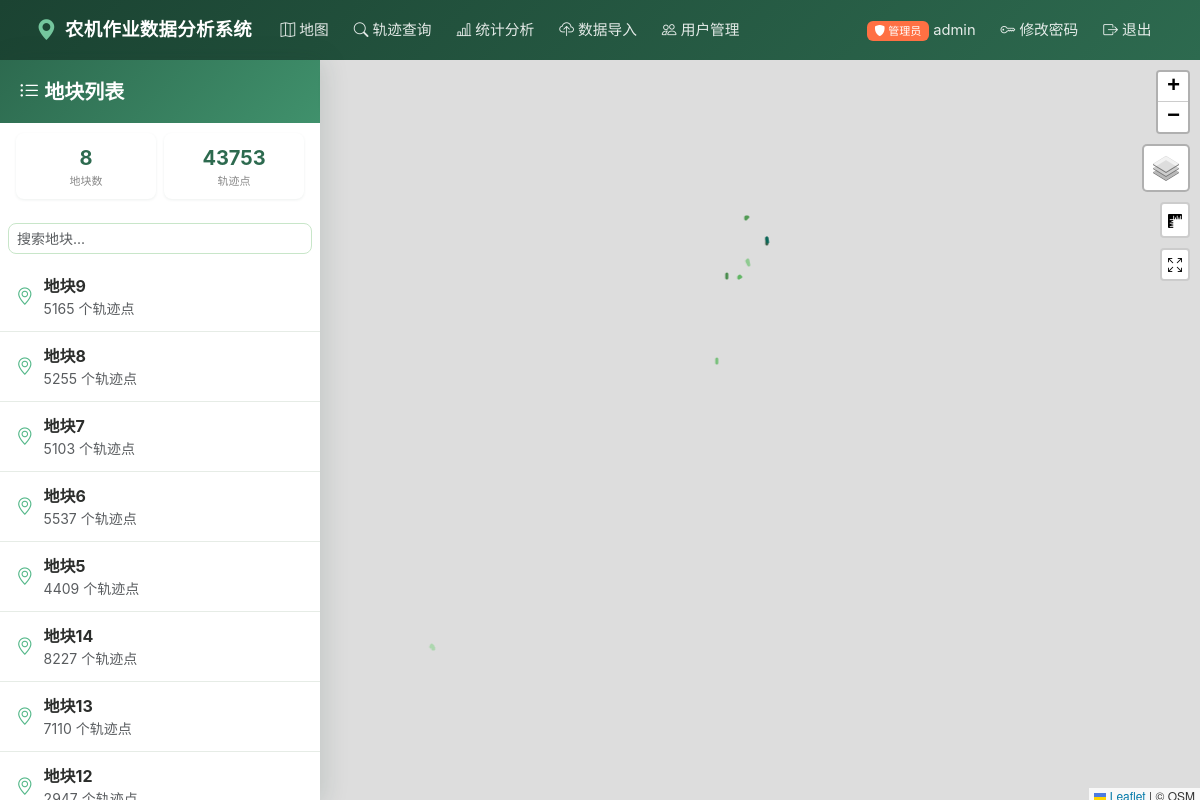
Page / (signed in) on the committed database.
### tracks/models.py (models this page shows, shortened)
class Track(models.Model):
    name = models.CharField('地块名称', max_length=100)
    created_at = models.DateTimeField('导入时间', auto_now_add=True)
    class Meta:
        verbose_name = '地块'
        verbose_name_plural = '地块'
        ordering = ['-created_at']

### tracks/views.py (the view)
# urls.py: path('', track_views.home, name='home'),
@login_required
def home(request):
    tracks = Track.objects.all()
    total_points = TrackPoint.objects.count()
    return render(request, 'tracks/home.html', {'tracks': tracks, 'total_points': total_points})

### templates/tracks/home.html (shortened to what this page needs)
{% extends 'base.html' %}
{% load static %}
{% block extra_css %}
<link rel="stylesheet" href="https://cdn.jsdelivr.net/npm/leaflet@1.9.4/dist/leaflet.css">
{% endblock %}
{% block content %}
<div class="map-container">
    <div class="sidebar" id="sidebar">
        <div class="sidebar-header">
            <h5><i class="bi bi-list-ul"></i> 地块列表</h5>
        </div>
        <div class="sidebar-stats p-3">
            <div class="sidebar-stat">
                <div class="num">{{ tracks|length }}</div>
                <div class="txt">地块数</div>
            </div>
            <div class="sidebar-stat">
                <div class="num">{{ total_points }}</div>
                <div class="txt">轨迹点</div>
            </div>
        </div>
        <div class="px-2 pt-2">
            <input type="text" class="form-control form-control-sm" id="trackSearch" placeholder="搜索地块..." style="border-radius:8px;border-color:#c8e6c9;">
        </div>
        <ul class="track-list pt-2" id="trackList">
            {% for track in tracks %}
            <li data-id="{{ track.pk }}" data-name="{{ track.name }}" onclick="loadTrack({{ track.pk }}, this)">
                <i class="bi bi-geo-alt"></i>
                <div>
                    <strong>{{ track.name }}</strong>
                    <small class="text-muted d-block">{{ track.points.count }} 个轨迹点</small>
                </div>
            </li>
            {% empty %}
            <li class="text-muted p-3"><i class="bi bi-inbox"></i> 暂无地块数据</li>
            {% endfor %}
        </ul>
    </div>
    <div id="map"></div>
</div>
{% endblock %}

### templates/base.html (shortened to what this page needs)
{% load static %}
<!DOCTYPE html>
<html lang="zh-CN">
<head>
    <link rel="stylesheet" href="https://cdn.jsdelivr.net/npm/bootstrap@5.3.0/dist/css/bootstrap.min.css">
    <link rel="stylesheet" href="https://cdn.jsdelivr.net/npm/bootstrap-icons@1.11.3/font/bootstrap-icons.min.css">
    <link rel="stylesheet" href="{% static 'css/style.css' %}?v=3">
    {% block extra_css %}{% endblock %}
</head>
<body>
    <nav class="navbar navbar-expand-lg navbar-dark" style="background:linear-gradient(135deg,#1a472a,#2d6a4f);">
        <div class="container-fluid">
            <a class="navbar-brand" href="{% url 'home' %}">
                <i class="bi bi-geo-alt-fill"></i> 农机作业数据分析系统
            </a>
            <div class="collapse navbar-collapse" id="navbarNav">
                <ul class="navbar-nav me-auto">
                    {% if user.is_authenticated %}
                    <li class="nav-item">
                        <a class="nav-link" href="{% url 'home' %}"><i class="bi bi-map"></i> 地图</a>
                    </li>
                    <li class="nav-item">
                        <a class="nav-link" href="{% url 'track_query' %}"><i class="bi bi-search"></i> 轨迹查询</a>
                    </li>
                    <li class="nav-item">
                        <a class="nav-link" href="{% url 'statistics' %}"><i class="bi bi-bar-chart-line"></i> 统计分析</a>
                    </li>
                    {% if user.is_staff %}
                    <li class="nav-item">
                        <a class="nav-link" href="{% url 'track_import' %}"><i class="bi bi-cloud-upload"></i> 数据导入</a>
                    </li>
                    <li class="nav-item">
                        <a class="nav-link" href="{% url 'user_management' %}"><i class="bi bi-people"></i> 用户管理</a>
                    </li>
                    {% endif %}
                    {% endif %}
                </ul>
                <ul class="navbar-nav">
                    {% if user.is_authenticated %}
                    <li class="nav-item d-flex align-items-center">
                        <span class="nav-link text-light">
                            {% if user.is_staff %}
                            <span class="badge" style="background:#ff7043;"><i class="bi bi-shield-fill"></i> 管理员</span>
                            {% else %}
                            <span class="badge" style="background:#52b788;"><i class="bi bi-person-fill"></i> 用户</span>
                            {% endif %}
                            {{ user.username }}
                        </span>
                    </li>
                    <li class="nav-item">
                        <a class="nav-link" href="{% url 'change_password' %}"><i class="bi bi-key"></i> 修改密码</a>
                    </li>
                    <li class="nav-item">
                        <a class="nav-link" href="#" onclick="document.getElementById('logoutForm').submit(); return false;"><i class="bi bi-box-arrow-right"></i> 退出</a>
                    </li>
                    {% endif %}
                </ul>
            </div>
        </div>
    </nav>
    {% block content %}{% endblock %}
</body>
</html>

### static/css/style.css (style rules this page uses)
:root { --g-900: #1b4332; --g-800: #1b5e20; --g-700: #2d6a4f; --g-600: #2e7d32; --g-500: #40916c; --g-400: #52b788; --g-300: #74c69d; --g-200: #95d5b2; --g-100: #c8e6c9; --g-50: #e8f5e9; --accent: #f4a261; --accent-dark: #e08e3c; --accent-soft: #fde4cf; --success: #52b788; --warning: #f4a261; --danger: #e63946; --info: #4cc9c0; --bg: #f4f7f4; --text: #2b2d2b; --text-muted: #7a8278; --border: #e6ece6; --shadow-sm: 0 1px 3px rgba(27,67,50,0.08); --shadow-md: 0 6px 18px rgba(27,67,50,0.10); --shadow-lg: 0 14px 40px rgba(27,67,50,0.14); --radius: 14px; --radius-sm: 9px; --transition: all 0.28s cubic-bezier(.4,0,.2,1); }
* { box-sizing: border-box; }
body { font-family: 'Microsoft YaHei', 'PingFang SC', -apple-system, BlinkMacSystemFont, sans-serif; background: var(--bg); color: var(--text); -webkit-font-smoothing: antialiased; display: flex; flex-direction: column; min-height: 100vh; }
.navbar { background: linear-gradient(135deg, var(--g-900), var(--g-700)) !important; box-shadow: 0 2px 16px rgba(27,67,50,0.22); padding: 0.6rem 1.5rem; }
.navbar-brand { font-weight: 700; font-size: 1.15rem; display: flex; align-items: center; gap: 8px; letter-spacing: .3px; }
.navbar-brand i { font-size: 1.3rem; color: var(--g-300); }
.nav-link { font-size: 0.92rem; transition: var(--transition); border-radius: 8px; padding: 0.42rem 0.78rem !important; color: rgba(255,255,255,.88) !important; }
a { color: var(--g-700); text-decoration: none; transition: var(--transition); }
.badge { font-weight: 500; padding: 0.4em 0.7em; border-radius: 6px; }
.map-container { position: relative; height: calc(100vh - 56px); }
#map { height: 100%; width: 100%; }
.sidebar { position: absolute; top: 0; left: 0; width: 320px; height: 100%; background: #fff; z-index: 1000; box-shadow: 4px 0 24px rgba(27,67,50,0.14); overflow-y: auto; transition: transform 0.3s ease; display: flex; flex-direction: column; }
.track-list { list-style: none; padding: 0; margin: 0; }
.track-list li { padding: 12px 16px; border-bottom: 1px solid var(--border); cursor: pointer; transition: var(--transition); display: flex; align-items: center; gap: 10px; }
.track-list li i { color: var(--g-400); font-size: 1.1rem; }

### templates/tracks/home.html (style rules this page uses)
.sidebar-header { background: linear-gradient(135deg, #2d6a4f, #40916c); color: white; padding: 1.2rem; }
.sidebar-header h5 { margin: 0; font-weight: 600; }
.sidebar-stats { display: flex; gap: 8px; padding: 0 1rem; margin-top: -6px; }
.sidebar-stat { flex:1; background: white; border-radius: 8px; padding: 10px; text-align: center; box-shadow: var(--shadow-sm); }
.sidebar-stat .num { font-size: 20px; font-weight: 700; color: var(--g-700); }
.sidebar-stat .txt { font-size: 11px; color: #888; }

### rows in the picture
Track: name "地块9", points.count "5165"
Track: name "地块8", points.count "5255"
Track: name "地块7", points.count "5103"
Track: name "地块6", points.count "5537"
Track: name "地块5", points.count "4409"
Track: name "地块14", points.count "8227"
Track: name "地块13", points.count "7110"
Track: name "地块12"

### other values in the picture
{{ user.username }} "admin"
{{ tracks|length }} "8"
{{ total_points }} "43753"
